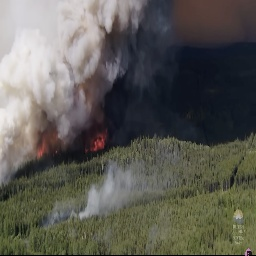
#> input picture train+val/train/Wildfire/W1-british columbia_2 (19).jpg, 256 x 256 px, found by its file name; its folder holds only this picture in this run
$ python train_impaint_wildfire.py
#> lines starting #> are read from the running program, lines starting #| are printed output that depends on the picture; after the words box and inside, x2 and y2 are one past the last pixel; in counts of white or black regions, pixels touching at a corner belong together; long printed decimals are rounded
import cv2
import os
from skimage.metrics import structural_similarity as ssim
from skimage.metrics import peak_signal_noise_ratio as psnr

# Path to the directory containing original and corrupted images
original_dir = '/home/postman/dl_project_tanna/train+val/train/Wildfire/'
corrupted_dir = '/home/postman/dl_project_tanna/train+val/train/Wildfire_paired/'

# Path to save the processed images
output_dir = '/home/postman/dl_project_tanna/impainted_dataset/train/wildfire/'

# Create the output directory if it doesn't exist
if not os.path.exists(output_dir):
    os.makedirs(output_dir)

# List all files in the original directory
file_list = os.listdir(original_dir)

# Initialize lists to store SSIM and PSNR values
ssim_values = []
psnr_values = []

for file in file_list:
    original_path = os.path.join(original_dir, file)
    corrupted_path = os.path.join(corrupted_dir, file)

    if os.path.isfile(original_path) and os.path.isfile(corrupted_path):
        original_image = cv2.imread(original_path)
#> original_image is the input picture: shape (256, 256, 3); mean B, G, R 84.8, 91.4, 92.7
        corrupted_image = cv2.imread(corrupted_path)
        # print(original_image.shape)
        # print(corrupted_image.shape)
        if original_image is not None and corrupted_image is not None:
            # Resize images to 256x256
            original_image = cv2.resize(original_image, (256, 256))
            corrupted_image = cv2.resize(corrupted_image, (256, 256))

            # Convert images to the required format (BGR to RGB)
            original_image = cv2.cvtColor(original_image, cv2.COLOR_BGR2RGB)
            corrupted_image = cv2.cvtColor(corrupted_image, cv2.COLOR_BGR2RGB)

            # Mask the black lines in the corrupted image
            mask = cv2.inRange(corrupted_image, (0, 0, 0), (10, 10, 10))  # Define the threshold for black
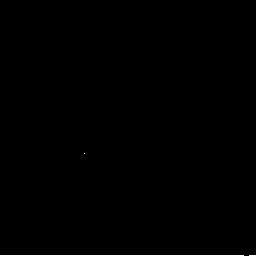
#> mask: shape (256, 256); 0.38% white in thin lines or dots, all inside (x1, y1, x2, y2) = (0, 153, 256, 256)
            corrupted_image[mask != 0] = original_image[mask != 0]  # Replace the black areas with original image data

            # Use DeepFill v1 model to inpaint the corrupted areas #this model internally uses GANs
            result = cv2.inpaint(corrupted_image, (mask/255).astype('uint8'), inpaintRadius=3, flags=cv2.INPAINT_TELEA)

            # Calculate SSIM
            ssim_score = ssim(cv2.cvtColor(original_image, cv2.COLOR_RGB2GRAY),
                              cv2.cvtColor(result, cv2.COLOR_RGB2GRAY))
#> ssim_score = 0.997
            ssim_values.append(ssim_score)

            # Calculate PSNR
            psnr_score = psnr(original_image, result)
#> psnr_score = 34.23
            psnr_values.append(psnr_score)

            # Save the resulting image
            output_path = os.path.join(output_dir, file)
            cv2.imwrite(output_path, cv2.cvtColor(result, cv2.COLOR_RGB2BGR))
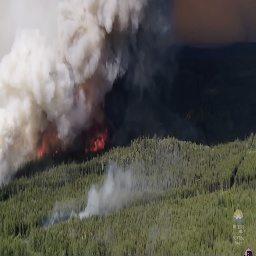
#> saved as W1-british columbia_2 (19).jpg: shape (256, 256, 3); mean B, G, R 85.1, 91.7, 93

# Calculate average SSIM and PSNR values
avg_ssim = sum(ssim_values) / len(ssim_values)
#> avg_ssim = 0.997
avg_psnr = sum(psnr_values) / len(psnr_values)
#> avg_psnr = 34.23

print("Average SSIM:", avg_ssim)
#| Average SSIM: 0.9973
print("Average PSNR:", avg_psnr)
#| Average PSNR: 34.232
print("Image processing complete. Check the output directory for the processed images.")

$ run again, on train+val/train/Wildfire/W1-british columbia_2 (50).jpg
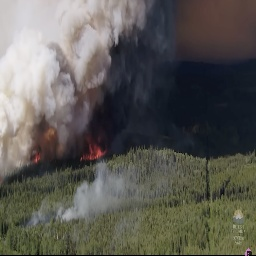
#> input picture train+val/train/Wildfire/W1-british columbia_2 (50).jpg, 256 x 256 px, found by its file name
#> original_image is the input picture: shape (256, 256, 3); mean B, G, R 84.8, 90.2, 92
#> mask: shape (256, 256); 0.38% white in thin lines or dots, all inside (x1, y1, x2, y2) = (0, 152, 256, 256)
#> ssim_score = 0.997
#> psnr_score = 33.88
#> `cv2.imwrite(output_path, cv2.cvtColor(result, cv2.COLOR_RGB2BGR))`:
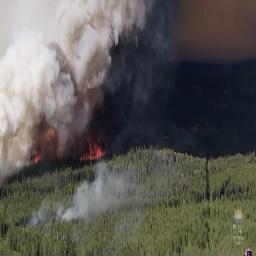
#> saved as W1-british columbia_2 (50).jpg: shape (256, 256, 3); mean B, G, R 85, 90.5, 92.4
#> avg_ssim = 0.997
#> avg_psnr = 33.88
#| Average SSIM: 0.9971
#| Average PSNR: 33.875

$ run again, on train+val/train/Wildfire/W5_0078.jpg
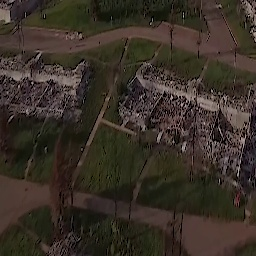
#> input picture train+val/train/Wildfire/W5_0078.jpg, 256 x 256 px, found by its file name
#> original_image is the input picture: shape (256, 256, 3); mean B, G, R 39.2, 48.1, 56.9
#> `mask = cv2.inRange(corrupted_image, (0, 0, 0), (10, 10, 10))`:
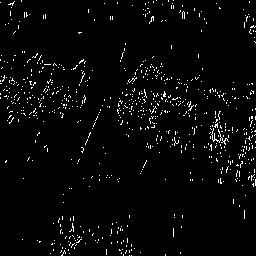
#> mask: shape (256, 256); 2.9% white in thin lines or dots
#> `result = cv2.inpaint(corrupted_image, (mask/255).astype('uint8'), inpa..`:
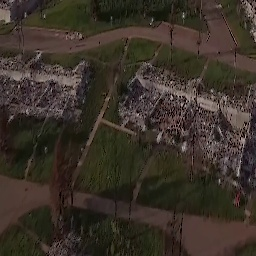
#> result: shape (256, 256, 3); mean R, G, B 58.5, 49.7, 40.6
#> ssim_score = 0.928
#> psnr_score = 28.52
#> avg_ssim = 0.928
#> avg_psnr = 28.52
#| Average SSIM: 0.9277
#| Average PSNR: 28.525
